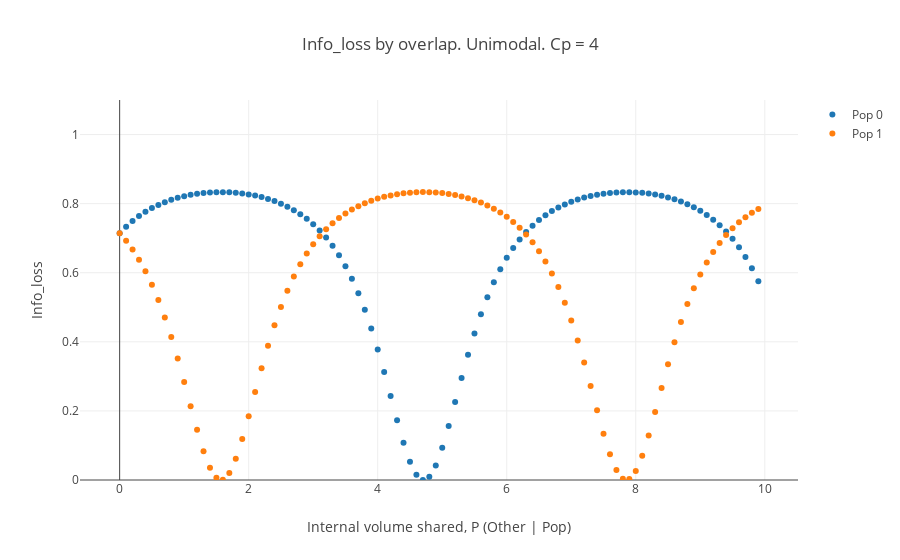

The notebook cell saved with this chart:
### Markdown cell above
**Fig. PCA projection of haplotypes generated for requested data set.**

Let us also have a look at the relative frequencies of material from each reference at the shared branch along simulations.

### Code cell
labels= [0,1]
target= [2]
Error_rate= {x:[] for x in target}
Initial_error= {x:[] for x in target}
where= []
Intermediate_rate= {x:[] for x in target}
Info_loss= {x:[] for x in target}

Correction_rate= {x:[] for x in target}


for bl in Blocks3[1].keys():
    label_indicies= label_indicies_bl[bl]
    
    for pop in target:
        
        non_outlier= [x for x in label_indicies[pop] if Blocks3[1][bl][x] != len(labels) + 1]
        misshaps= [x for x in label_indicies[pop] if Blocks[1][bl][x] != Blocks3[1][bl][x] and Blocks3[1][bl][x] -1 in labels]
        intermediates= [x for x in label_indicies[pop] if Blocks3[1][bl][x] > len(labels)]
        
        Ori_miss= [x for x in label_indicies[pop] if Blocks[1][bl][x] != Blocks2[1][bl][x] and Blocks2[1][bl][x] -1 in labels]
        loss= [x for x in intermediates if x not in Ori_miss]
        correction= [x for x in Ori_miss if x in intermediates]
        
        
        FirstSin= len(Ori_miss) / float(len(non_outlier))
        intimicy= len(intermediates) / float(len(non_outlier))
        rate= len(misshaps) / float(len(non_outlier))
        loss= len(loss) / float(len(non_outlier))
        
        if float(len(Ori_miss)) == 0:
            correction= 1
        else:
            correction= len(correction) / float(len(Ori_miss))
            
        Info_loss[pop].append(loss)
        Initial_error[pop].append(FirstSin)
        Correction_rate[pop].append(correction)
        Intermediate_rate[pop].append(intimicy)
        Error_rate[pop].append(rate)
        where.append(bl)

tup= '12'
Xs= []
pop1= []
labels= []

for window in Windows_union.keys():
    Xs.extend([window] * 4)
    pop1.append(Windows_union[window][tuple((int(tup[0]),int(tup[1])))][int(tup[0])])
    pop1.append(Windows_union[window][tuple((int(tup[0]),int(tup[1])))][int(tup[1])])
    pop1.append(Windows_union[window][tuple((int(tup[0]),int(tup[1])))]['empty'])
    pop1.append(Windows_union[window][tuple((int(tup[0]),int(tup[1])))]['PU'])
    labels.extend([0,1,'leftover space','PU'])

coords= {i:[x for x in range(len(labels)) if labels[x] == i] for i in list(set(labels))}

datum= np.array([Xs,pop1]).T

freq1= [(Sizes[2] * (.5 + np.sin(angle) / 2)) / float(Sizes[2] * (.5 + np.sin(angle) / 2) + Sizes[0]) for angle in Proportion_range]
freq2= [(Sizes[2] - Sizes[2] * (.5 + np.sin(angle) / 2)) / float((Sizes[2] - Sizes[2] * (.5 + np.sin(angle) / 2)) + Sizes[1]) for angle in Proportion_range]

Combo= [freq1,freq2]

fig_data= [go.Scatter(
x= Proportion_range,
y= Combo[i],
name= "Pop {}".format(i),
mode= 'markers',
) for i in [0,1]
]


#### LOESS


####

layout = go.Layout(
    title= 'Label frequency',
    yaxis=dict(
        range= [0,1.1],
        title='Proportion'),
    xaxis=dict(
        title='Overlap')
)

fig= go.Figure(data=fig_data, layout=layout)
iplot(fig)

### Figure 1 — Plotly figure (JSON) as saved in the notebook; plotly's stock layout.template omitted (floating-point values rounded to 4 significant figures)
{"data": [{"mode": "markers", "name": "Pop 0", "type": "scatter", "x": [0, 0.1, 0.2, 0.3, 0.4, 0.5, 0.6, 0.7, 0.8, 0.9, 1, 1.1, 1.2, 1.3, 1.4, 1.5, 1.6, 1.7, 1.8, 1.9, 2, 2.1, 2.2, 2.3, 2.4, 2.5, 2.6, 2.7, 2.8, 2.9, 3, 3.1, 3.2, 3.3, 3.4, 3.5, 3.6, 3.7, 3.8, 3.9, 4, 4.1, 4.2, 4.3, 4.4, 4.5, 4.6, 4.7, 4.8, 4.9, 5, 5.1, 5.2, 5.3, 5.4, 5.5, 5.6, 5.7, 5.8, 5.9, 6, 6.1, 6.2, 6.3, 6.4, 6.5, 6.6, 6.7, 6.8, 6.9, 7, 7.1, 7.2, 7.3, 7.4, 7.5, 7.6, 7.7, 7.8, 7.9, 8, 8.1, 8.2, 8.3, 8.4, 8.5, 8.6, 8.7, 8.8, 8.9, 9, 9.1, 9.2, 9.3, 9.4, 9.5, 9.6, 9.7, 9.8, 9.9], "y": [0.7143, 0.7333, 0.7498, 0.7641, 0.7765, 0.7872, 0.7964, 0.8043, 0.8111, 0.8168, 0.8215, 0.8254, 0.8285, 0.8308, 0.8323, 0.8332, 0.8333, 0.8328, 0.8315, 0.8295, 0.8268, 0.8233, 0.8189, 0.8136, 0.8073, 0.7998, 0.7912, 0.7811, 0.7695, 0.756, 0.7404, 0.7225, 0.7019, 0.678, 0.6505, 0.6188, 0.5822, 0.5403, 0.4925, 0.4384, 0.3781, 0.3124, 0.243, 0.1733, 0.1079, 0.05319, 0.01553, 0.0001918, 0.009497, 0.04202, 0.09313, 0.1564, 0.2256, 0.2954, 0.3623, 0.424, 0.4797, 0.529, 0.5724, 0.6102, 0.643, 0.6715, 0.6963, 0.7177, 0.7362, 0.7523, 0.7663, 0.7784, 0.7888, 0.7978, 0.8055, 0.8121, 0.8177, 0.8223, 0.826, 0.8289, 0.8311, 0.8325, 0.8332, 0.8333, 0.8326, 0.8312, 0.8291, 0.8263, 0.8226, 0.8181, 0.8126, 0.8061, 0.7985, 0.7896, 0.7793, 0.7673, 0.7535, 0.7376, 0.7193, 0.6981, 0.6736, 0.6455, 0.613, 0.5756]}, {"mode": "markers", "name": "Pop 1", "type": "scatter", "x": [0, 0.1, 0.2, 0.3, 0.4, 0.5, 0.6, 0.7, 0.8, 0.9, 1, 1.1, 1.2, 1.3, 1.4, 1.5, 1.6, 1.7, 1.8, 1.9, 2, 2.1, 2.2, 2.3, 2.4, 2.5, 2.6, 2.7, 2.8, 2.9, 3, 3.1, 3.2, 3.3, 3.4, 3.5, 3.6, 3.7, 3.8, 3.9, 4, 4.1, 4.2, 4.3, 4.4, 4.5, 4.6, 4.7, 4.8, 4.9, 5, 5.1, 5.2, 5.3, 5.4, 5.5, 5.6, 5.7, 5.8, 5.9, 6, 6.1, 6.2, 6.3, 6.4, 6.5, 6.6, 6.7, 6.8, 6.9, 7, 7.1, 7.2, 7.3, 7.4, 7.5, 7.6, 7.7, 7.8, 7.9, 8, 8.1, 8.2, 8.3, 8.4, 8.5, 8.6, 8.7, 8.8, 8.9, 9, 9.1, 9.2, 9.3, 9.4, 9.5, 9.6, 9.7, 9.8, 9.9], "y": [0.7143, 0.6923, 0.667, 0.6378, 0.6042, 0.5655, 0.5212, 0.4707, 0.414, 0.3514, 0.2838, 0.2138, 0.1452, 0.0835, 0.0351, 0.006224, 0.001065, 0.02041, 0.06137, 0.1184, 0.1848, 0.2548, 0.3238, 0.3887, 0.4479, 0.501, 0.5478, 0.5887, 0.6244, 0.6554, 0.6823, 0.7055, 0.7257, 0.7432, 0.7584, 0.7715, 0.7829, 0.7927, 0.8012, 0.8084, 0.8145, 0.8197, 0.8239, 0.8273, 0.8299, 0.8318, 0.8329, 0.8333, 0.8331, 0.8321, 0.8304, 0.828, 0.8248, 0.8208, 0.8159, 0.81, 0.8031, 0.7949, 0.7855, 0.7745, 0.7618, 0.7472, 0.7303, 0.7108, 0.6883, 0.6624, 0.6325, 0.5981, 0.5584, 0.5131, 0.4617, 0.4039, 0.3403, 0.2721, 0.2021, 0.1342, 0.07425, 0.02873, 0.003628, 0.00264, 0.02591, 0.07001, 0.1291, 0.1965, 0.2666, 0.335, 0.399, 0.4573, 0.5093, 0.5551, 0.5951, 0.6299, 0.6602, 0.6864, 0.7091, 0.7288, 0.7459, 0.7607, 0.7736, 0.7847]}], "layout": {"title": "Info_loss by overlap. Unimodal. Cp = 4", "xaxis": {"title": "Internal volume shared, P (Other | Pop)"}, "yaxis": {"range": [0, 1.1], "title": "Info_loss"}}}
